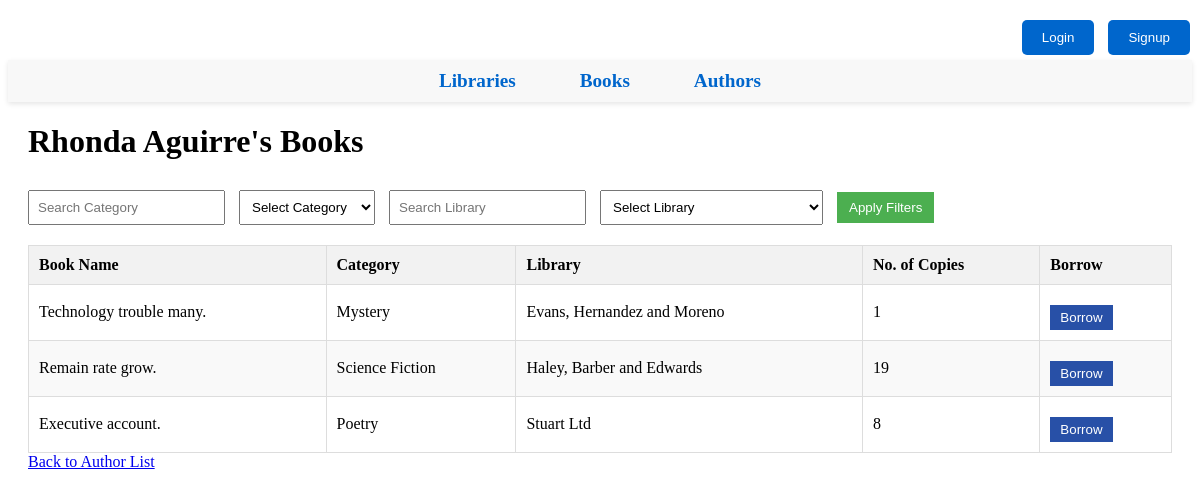
/authors/22/, run on the app's committed database.
### authors/models.py (models this page shows, shortened)
class Author(models.Model):
    author_name = models.CharField(max_length=255, unique=True)

### books/models.py (models this page shows, shortened)
class Book(models.Model):
    book_name = models.CharField(max_length=255)
    author = models.ForeignKey('authors.Author', on_delete=models.CASCADE, related_name='books')
    category = models.ForeignKey('Category', on_delete=models.CASCADE, related_name='books')
    library = models.ForeignKey('library.Library', on_delete=models.CASCADE, related_name='books')
    copies = models.PositiveIntegerField(default=0)

class Category(models.Model):
    category_name = models.CharField(max_length=255, unique=True)

### library/models.py (models this page shows, shortened)
class Library(models.Model):
    library_name = models.CharField(max_length=255, unique=True)
    address = models.TextField()
    latitude = models.FloatField()
    longitude = models.FloatField()

### authors/views.py (the view)
# urls.py: path('<int:author_id>/', views.author_detail, name='author_detail'),
def author_detail(request, author_id):
    author = get_object_or_404(Author, pk=author_id)
    categories = Category.objects.all()
    libraries = Library.objects.all()
    books = author.books.all()
    category_filter = request.GET.get('category')
    library_filter = request.GET.get('library')
    if category_filter:
        books = books.filter(category_id=category_filter)
    if library_filter:
        books = books.filter(library_id=library_filter)
    borrowed_books = {}
    if request.user.is_authenticated:
        user_borrowed_books = Borrow.objects.filter(user=request.user)
        for borrow in user_borrowed_books:
            borrowed_books[borrow.book.id] = True
    return render(request, 'author_detail.html', {
        'author': author,
        'books': books,
        'categories': categories,
        'libraries': libraries,
        'category_filter': category_filter,
        'library_filter': library_filter,
        'user': request.user,
        'borrowed_books': borrowed_books,
    })

### authors/templates/author_detail.html (shortened to what this page needs)
{% extends 'base.html' %}
{% block content %}
{% load a_custom_filters %}
    <h1>{{ author.author_name }}'s Books</h1>
    <div class="filter-form">
        <form method="GET" action="{% url 'author_detail' author.id %}">
            <input type="text" name="category_name" placeholder="Search Category" value="{{ request.GET.category_name }}">
            <select name="category">
                <option value="">Select Category</option>
            </select>
            <input type="text" name="library_name" placeholder="Search Library" value="{{ request.GET.library_name }}">
            <select name="library">
                <option value="">Select Library</option>
            </select>
            <button type="submit">Apply Filters</button>
        </form>
    </div>
    <table>
        <thead>
            <tr>
                <th>Book Name</th>
                <th>Category</th>
                <th>Library</th>
                <th>No. of Copies</th>
                <th>Borrow</th>
            </tr>
        </thead>
        <tbody>
            {% for book in books %}
                <tr>
                    <td>{{ book.book_name }}</td>
                    <td>{{ book.category.category_name }}</td>
                    <td>{{ book.library.library_name }}</td>
                    <td>{{ book.copies }}</td>
                    <td>
                        {% if user.is_authenticated %}
                            {% if book.copies > 0 %}
                                {% if borrowed_books|get_item:book.id %}
                                    <strong>Already borrowed</strong>
                                {% else %}
                                    <form method="POST" action="{% url 'borrow_book' book.id %}" onsubmit="return validateForm(event, {{ book.id }})">
                                        {% csrf_token %}
                                        <label for="start_date_{{ book.id }}">Start Date</label>
                                        <input type="date" name="start_date" id="start_date_{{ book.id }}"
                                            min="{{ today }}" onchange="updateReturnDateMin({{ book.id }})" required>
                                        <br><br>
                                        <label for="return_date_{{ book.id }}">Return Date</label>
                                        <input type="date" name="return_date" id="return_date_{{ book.id }}"
                                            min="{{ today }}" max="{{ max_return_date }}" required>
                                        <br><br>
                                        <button type="submit" class="borrow-btn">Borrow</button>
                                    </form>
                                {% endif %}
                            {% else %}
                                <a href="{% url 'notify_when_available' book.id %}">Notify me when available</a>
                            {% endif %}
                        {% else %}
                            <button class="borrow-btn" onclick="showLoginPrompt()">Borrow</button>
                        {% endif %}
                    </td>
                </tr>
            {% endfor %}
        </tbody>
    </table>
    <a href="{% url 'authors' %}" class="back-link">Back to Author List</a>
{% endblock %}

### authors/templates/author_detail.html (style rules this page uses)
table { width: 100%; border-collapse: collapse; }
th, td { padding: 10px; text-align: left; border: 1px solid #ddd; }
th { background-color: #f2f2f2; }
tr:nth-child(even) { background-color: #f9f9f9; }
.filter-form { margin-bottom: 20px; }
.filter-form input, .filter-form select { padding: 8px; margin-right: 10px; }
.filter-form button { padding: 8px 12px; background-color: #4CAF50; color: white; border: none; cursor: pointer; }
.borrow-btn { padding: 5px 10px; background-color: #2850a7; color: white; border: none; cursor: pointer; }
button { margin-top: 10px; }

### data on the page
Author: author_name "Rhonda Aguirre"
Book: book_name "Technology trouble many.", category.category_name "Mystery", library.library_name "Evans, Hernandez and Moreno", copies "1"
Book: book_name "Remain rate grow.", category.category_name "Science Fiction", library.library_name "Haley, Barber and Edwards", copies "19"
Book: book_name "Executive account.", category.category_name "Poetry", library.library_name "Stuart Ltd", copies "8"
